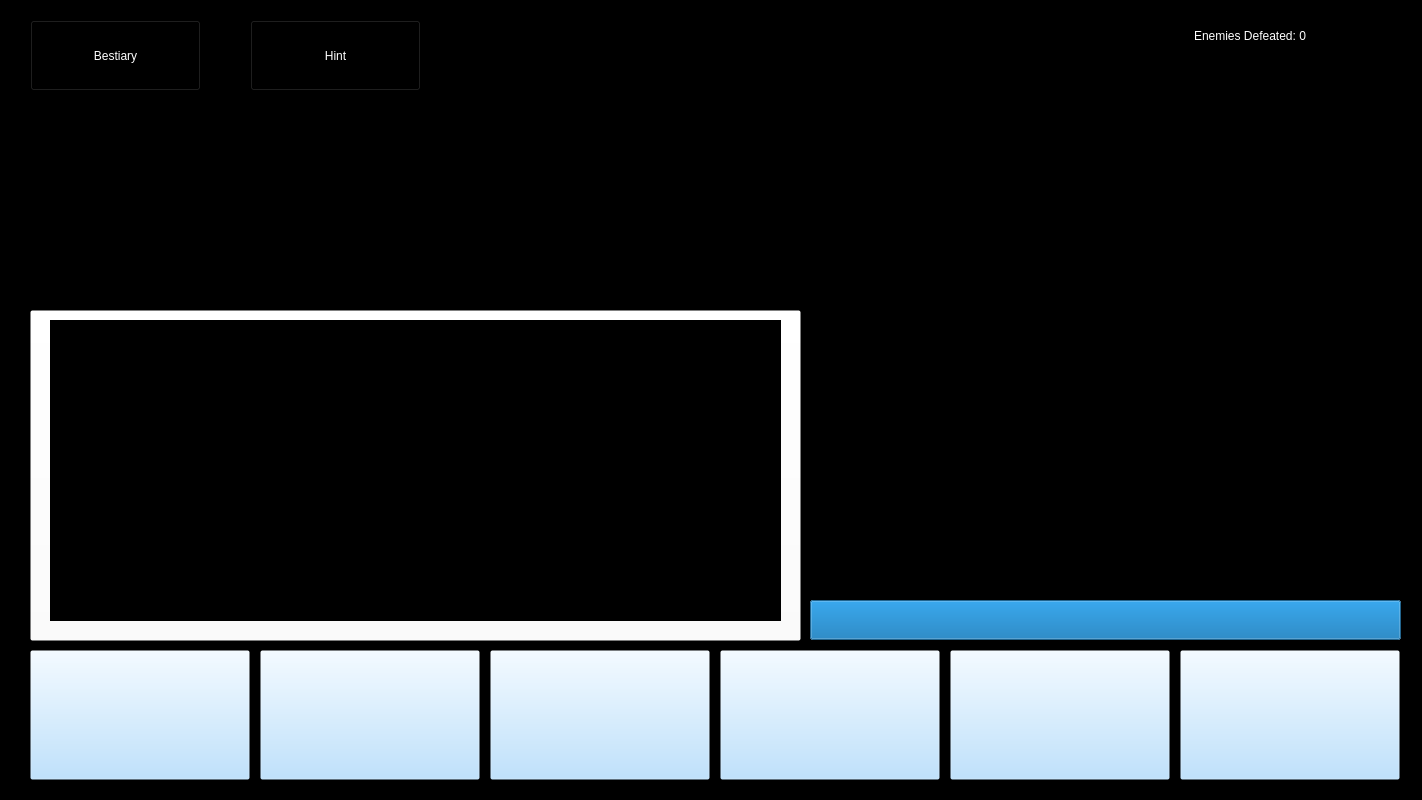
<?xml version="1.0" encoding="UTF-8"?>
<ui version="4.0">
 <class>rpgwindow</class>
 <widget class="QWidget" name="rpgwindow">
  <property name="geometry">
   <rect>
    <x>0</x>
    <y>0</y>
    <width>1422</width>
    <height>800</height>
   </rect>
  </property>
  <property name="minimumSize">
   <size>
    <width>1422</width>
    <height>800</height>
   </size>
  </property>
  <property name="maximumSize">
   <size>
    <width>1422</width>
    <height>800</height>
   </size>
  </property>
  <property name="windowTitle">
   <string>Practice your skills!</string>
  </property>
  <widget class="QLabel" name="backgroundLabel">
   <property name="geometry">
    <rect>
     <x>0</x>
     <y>0</y>
     <width>1422</width>
     <height>800</height>
    </rect>
   </property>
   <property name="autoFillBackground">
    <bool>false</bool>
   </property>
   <property name="styleSheet">
    <string notr="true">
background-color: rgb(0, 0, 0);</string>
   </property>
   <property name="text">
    <string/>
   </property>
  </widget>
  <widget class="QPushButton" name="eatButton">
   <property name="geometry">
    <rect>
     <x>1180</x>
     <y>650</y>
     <width>220</width>
     <height>130</height>
    </rect>
   </property>
   <property name="styleSheet">
    <string notr="true">QPushButton:enabled{
	
	background-color: rgba(172, 219, 255, 0);
	color: rgb(255, 255, 255);
}
QPushButton:!enabled {
	background-color: rgba(60,60,60,0);
	color:rgb(200,200,200);
}</string>
   </property>
   <property name="text">
    <string/>
   </property>
   <property name="icon">
    <iconset resource="Resources.qrc">
     <normaloff>:/Assets/Graphics/ActionButtons/eatButton.png</normaloff>:/Assets/Graphics/ActionButtons/eatButton.png</iconset>
   </property>
   <property name="iconSize">
    <size>
     <width>220</width>
     <height>220</height>
    </size>
   </property>
   <property name="shortcut">
    <string>E</string>
   </property>
  </widget>
  <widget class="QPushButton" name="backAwayButton">
   <property name="geometry">
    <rect>
     <x>260</x>
     <y>650</y>
     <width>220</width>
     <height>130</height>
    </rect>
   </property>
   <property name="styleSheet">
    <string notr="true">QPushButton:enabled{
	
	background-color: rgba(172, 219, 255, 0);
	color: rgb(255, 255, 255);
}
QPushButton:!enabled {
	background-color: rgba(60,60,60,0);
	color:rgb(200,200,200);
}</string>
   </property>
   <property name="text">
    <string/>
   </property>
   <property name="icon">
    <iconset resource="Resources.qrc">
     <normaloff>:/Assets/Graphics/ActionButtons/backAwayButton.png</normaloff>:/Assets/Graphics/ActionButtons/backAwayButton.png</iconset>
   </property>
   <property name="iconSize">
    <size>
     <width>220</width>
     <height>220</height>
    </size>
   </property>
   <property name="shortcut">
    <string>B</string>
   </property>
  </widget>
  <widget class="QPushButton" name="playDeadButton">
   <property name="geometry">
    <rect>
     <x>490</x>
     <y>650</y>
     <width>220</width>
     <height>130</height>
    </rect>
   </property>
   <property name="styleSheet">
    <string notr="true">QPushButton:enabled{
	
	background-color: rgba(172, 219, 255, 0);
	color: rgb(255, 255, 255);
}
QPushButton:!enabled {
	background-color: rgba(60,60,60,0);
	color:rgb(200,200,200);
}
</string>
   </property>
   <property name="text">
    <string/>
   </property>
   <property name="icon">
    <iconset resource="Resources.qrc">
     <normaloff>:/Assets/Graphics/ActionButtons/playDeadButton.png</normaloff>:/Assets/Graphics/ActionButtons/playDeadButton.png</iconset>
   </property>
   <property name="iconSize">
    <size>
     <width>220</width>
     <height>220</height>
    </size>
   </property>
   <property name="shortcut">
    <string>P</string>
   </property>
  </widget>
  <widget class="QPushButton" name="runAwayButton">
   <property name="geometry">
    <rect>
     <x>30</x>
     <y>650</y>
     <width>220</width>
     <height>130</height>
    </rect>
   </property>
   <property name="styleSheet">
    <string notr="true">QPushButton:enabled{
	
	background-color: rgba(172, 219, 255, 0);
	color: rgb(255, 255, 255);
}
QPushButton:!enabled {
	background-color: rgba(60,60,60,0);
	color:rgb(200,200,200);
}</string>
   </property>
   <property name="text">
    <string/>
   </property>
   <property name="icon">
    <iconset resource="Resources.qrc">
     <normaloff>:/Assets/Graphics/ActionButtons/runAwayButton.png</normaloff>:/Assets/Graphics/ActionButtons/runAwayButton.png</iconset>
   </property>
   <property name="iconSize">
    <size>
     <width>220</width>
     <height>220</height>
    </size>
   </property>
   <property name="shortcut">
    <string>R</string>
   </property>
  </widget>
  <widget class="QPushButton" name="yellButton">
   <property name="geometry">
    <rect>
     <x>720</x>
     <y>650</y>
     <width>220</width>
     <height>130</height>
    </rect>
   </property>
   <property name="styleSheet">
    <string notr="true">QPushButton:enabled{
	
	background-color: rgba(172, 219, 255, 0);
	color: rgb(255, 255, 255);
}
QPushButton:!enabled {
	background-color: rgba(60,60,60,0);
	color:rgb(200,200,200);
}</string>
   </property>
   <property name="text">
    <string/>
   </property>
   <property name="icon">
    <iconset resource="Resources.qrc">
     <normaloff>:/Assets/Graphics/ActionButtons/yellButton.png</normaloff>:/Assets/Graphics/ActionButtons/yellButton.png</iconset>
   </property>
   <property name="iconSize">
    <size>
     <width>220</width>
     <height>220</height>
    </size>
   </property>
   <property name="shortcut">
    <string>Y</string>
   </property>
  </widget>
  <widget class="QPushButton" name="intimidateButton">
   <property name="geometry">
    <rect>
     <x>950</x>
     <y>650</y>
     <width>220</width>
     <height>130</height>
    </rect>
   </property>
   <property name="styleSheet">
    <string notr="true">QPushButton:enabled{
	
	background-color: rgba(172, 219, 255, 0);
	color: rgb(255, 255, 255);
}
QPushButton:!enabled {
	background-color: rgba(60,60,60,0);
	color:rgb(200,200,200);
}</string>
   </property>
   <property name="text">
    <string/>
   </property>
   <property name="icon">
    <iconset resource="Resources.qrc">
     <normaloff>:/Assets/Graphics/ActionButtons/intimidateButton.png</normaloff>:/Assets/Graphics/ActionButtons/intimidateButton.png</iconset>
   </property>
   <property name="iconSize">
    <size>
     <width>220</width>
     <height>220</height>
    </size>
   </property>
   <property name="shortcut">
    <string>I</string>
   </property>
  </widget>
  <widget class="QLabel" name="enemyLabel">
   <property name="geometry">
    <rect>
     <x>930</x>
     <y>200</y>
     <width>471</width>
     <height>281</height>
    </rect>
   </property>
   <property name="text">
    <string/>
   </property>
  </widget>
  <widget class="QProgressBar" name="healthBar">
   <property name="enabled">
    <bool>true</bool>
   </property>
   <property name="geometry">
    <rect>
     <x>810</x>
     <y>600</y>
     <width>591</width>
     <height>40</height>
    </rect>
   </property>
   <property name="maximumSize">
    <size>
     <width>800</width>
     <height>16777215</height>
    </size>
   </property>
   <property name="styleSheet">
    <string notr="true"/>
   </property>
   <property name="value">
    <number>100</number>
   </property>
   <property name="format">
    <string/>
   </property>
  </widget>
  <widget class="QPushButton" name="bestiaryButton">
   <property name="geometry">
    <rect>
     <x>30</x>
     <y>20</y>
     <width>171</width>
     <height>71</height>
    </rect>
   </property>
   <property name="styleSheet">
    <string notr="true">QPushButton:enabled{
	background-color: rgba(0, 0, 0,0);
	color: rgb(255, 255, 255);
	border-color: rgb(255, 255, 255);
	border-image: url(:/Assets/Graphics/ActionButtons/BestiaryBorder.png);
}
QPushButton:!enabled {
	background-color: rgba(60,60,60,0);
	color:rgb(200,200,200);
	border-color: rgb(255, 255, 255);
}
QPushButton:released{
	border-image: url(:/Assets/Graphics/ActionButtons/BestiaryBorder.png);
	color: rgb(255, 255, 255);
}
QPushButton:pressed{
	color: rgb(136, 136, 136);
	border-image: url(:/Assets/Graphics/ActionButtons/BestiaryBorder_P.png);
}</string>
   </property>
   <property name="text">
    <string>Bestiary</string>
   </property>
   <property name="shortcut">
    <string>Esc</string>
   </property>
  </widget>
  <widget class="QPushButton" name="logOutline">
   <property name="geometry">
    <rect>
     <x>30</x>
     <y>310</y>
     <width>771</width>
     <height>331</height>
    </rect>
   </property>
   <property name="styleSheet">
    <string notr="true">background-color: rgba(255, 255, 255, 0);</string>
   </property>
   <property name="text">
    <string/>
   </property>
   <property name="icon">
    <iconset resource="Resources.qrc">
     <normaloff>:/Assets/Graphics/ActionButtons/Textbox.png</normaloff>:/Assets/Graphics/ActionButtons/Textbox.png</iconset>
   </property>
   <property name="iconSize">
    <size>
     <width>771</width>
     <height>500</height>
    </size>
   </property>
  </widget>
  <widget class="QLabel" name="healthBarLabel">
   <property name="geometry">
    <rect>
     <x>830</x>
     <y>600</y>
     <width>571</width>
     <height>40</height>
    </rect>
   </property>
   <property name="text">
    <string/>
   </property>
   <property name="alignment">
    <set>Qt::AlignCenter</set>
   </property>
  </widget>
  <widget class="QWidget" name="verticalLayoutWidget">
   <property name="geometry">
    <rect>
     <x>50</x>
     <y>320</y>
     <width>731</width>
     <height>301</height>
    </rect>
   </property>
   <layout class="QVBoxLayout" name="verticalLayout_2">
    <item>
     <widget class="QLabel" name="logLabel">
      <property name="autoFillBackground">
       <bool>false</bool>
      </property>
      <property name="styleSheet">
       <string notr="true">background-color: rgb(0, 0, 0);
color: rgb(255, 255, 255);</string>
      </property>
      <property name="text">
       <string/>
      </property>
      <property name="alignment">
       <set>Qt::AlignLeading|Qt::AlignLeft|Qt::AlignTop</set>
      </property>
      <property name="wordWrap">
       <bool>false</bool>
      </property>
     </widget>
    </item>
   </layout>
  </widget>
  <widget class="QLabel" name="defeatedLabel">
   <property name="geometry">
    <rect>
     <x>1090</x>
     <y>10</y>
     <width>320</width>
     <height>52</height>
    </rect>
   </property>
   <property name="styleSheet">
    <string notr="true">border-image: url(:/Assets/Graphics/ActionButtons/defeatedBox.png);
color: rgb(255, 255, 255);</string>
   </property>
   <property name="text">
    <string>Enemies Defeated: 0</string>
   </property>
   <property name="alignment">
    <set>Qt::AlignCenter</set>
   </property>
  </widget>
  <widget class="QPushButton" name="hintButton">
   <property name="geometry">
    <rect>
     <x>250</x>
     <y>20</y>
     <width>171</width>
     <height>71</height>
    </rect>
   </property>
   <property name="styleSheet">
    <string notr="true">QPushButton:enabled{
	background-color: rgba(0, 0, 0,0);
	color: rgb(255, 255, 255);
	border-color: rgb(255, 255, 255);
	border-image: url(:/Assets/Graphics/ActionButtons/BestiaryBorder.png);
}
QPushButton:disabled {
	background-color: rgba(60,60,60,0);
	color:rgb(200,200,200);
	border-color: rgb(255, 255, 255);
}
QPushButton:released{
	border-image: url(:/Assets/Graphics/ActionButtons/BestiaryBorder.png);
	color: rgb(255, 255, 255);
}
QPushButton:pressed{
	color: rgb(136, 136, 136);
	border-image: url(:/Assets/Graphics/ActionButtons/BestiaryBorder_P.png);
}</string>
   </property>
   <property name="text">
    <string>Hint</string>
   </property>
   <property name="shortcut">
    <string>T</string>
   </property>
  </widget>
  <widget class="QLabel" name="hintBackgroundLabel">
   <property name="geometry">
    <rect>
     <x>250</x>
     <y>20</y>
     <width>171</width>
     <height>71</height>
    </rect>
   </property>
   <property name="styleSheet">
    <string notr="true">border-image: url(:/Assets/Graphics/ActionButtons/BestiaryBorder_P.png);</string>
   </property>
   <property name="text">
    <string/>
   </property>
  </widget>
  <zorder>backgroundLabel</zorder>
  <zorder>hintBackgroundLabel</zorder>
  <zorder>eatButton</zorder>
  <zorder>backAwayButton</zorder>
  <zorder>playDeadButton</zorder>
  <zorder>runAwayButton</zorder>
  <zorder>yellButton</zorder>
  <zorder>intimidateButton</zorder>
  <zorder>enemyLabel</zorder>
  <zorder>healthBar</zorder>
  <zorder>bestiaryButton</zorder>
  <zorder>logOutline</zorder>
  <zorder>healthBarLabel</zorder>
  <zorder>verticalLayoutWidget</zorder>
  <zorder>defeatedLabel</zorder>
  <zorder>hintButton</zorder>
 </widget>
 <resources>
  <include location="Resources.qrc"/>
 </resources>
 <connections/>
</ui>
